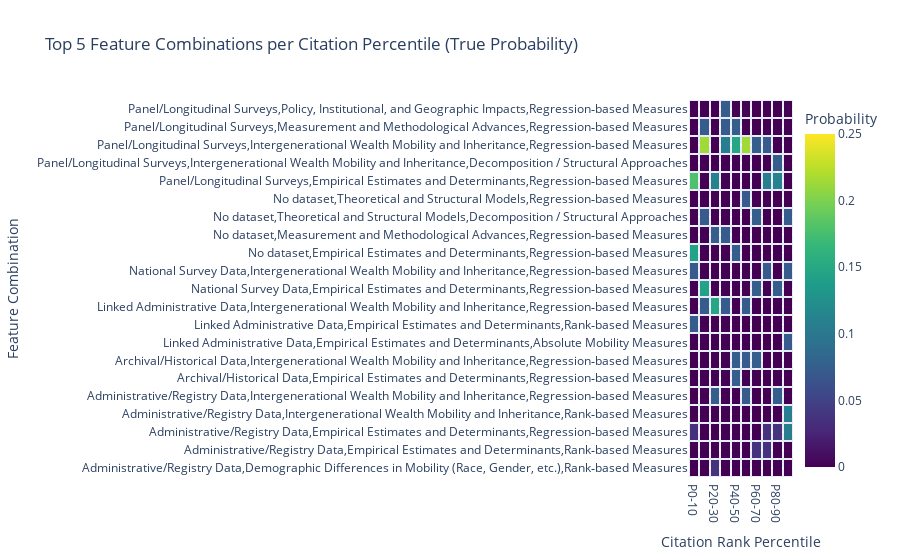

Notebook code for this chart:
### Code cell
citations_617['combined'] = (
    citations_617['data_cat'].astype(str) + ',' +
    citations_617['rq_cat'].astype(str) + ',' +
    citations_617['category_1'].astype(str)
)

combo_counts = (
    citations_617
    .groupby(['percentile_bin', 'combined'], observed=True)
    .size()
    .reset_index(name='count')
)

bin_totals = (
    citations_617
    .groupby('percentile_bin', observed=True)
    .size()
    .reset_index(name='bin_total')
)

combo_counts = combo_counts.merge(bin_totals, on='percentile_bin')
combo_counts['probability'] = combo_counts['count'] / combo_counts['bin_total']

# Select top-N combinations per bin based on true probability
top_n = 5
top_combos = (
    combo_counts
    .sort_values(['percentile_bin', 'probability'], ascending=[True, False])
    .groupby('percentile_bin', observed=True)
    .head(top_n)
)

heatmap_data = pd.pivot_table(
    top_combos,
    values='probability',
    index='combined',
    columns='percentile_bin',
    fill_value=0,
    observed=True
)


fig = go.Figure(
    go.Heatmap(
        z=heatmap_data.values,
        x=heatmap_data.columns.astype(str),
        y=heatmap_data.index,
        colorscale='Viridis',
        showscale=True,
        zmin=0,
        # zmax=heatmap_data.values.max(),
        zmax=0.25,
        xgap=2,
        ygap=2,
        colorbar=dict(title='Probability')
    )
)

fig.update_layout(
    title=f"Top {top_n} Feature Combinations per Citation Percentile (True Probability)",
    xaxis_title="Citation Rank Percentile",
    yaxis_title="Feature Combination",
    # yaxis=dict(showticklabels=False)
)

fig.show()

### Figure 1 — Plotly figure (JSON) as saved in the notebook; plotly's stock layout.template omitted (floating-point values rounded to 4 significant figures; data arrays with more than 128 entries replaced by an {"elided": "..."} marker saying what was removed)
{"data": [{"colorbar": {"title": {"text": "Probability"}}, "colorscale": [[0, "#440154"], [0.1111, "#482878"], [0.2222, "#3e4989"], [0.3333, "#31688e"], [0.4444, "#26828e"], [0.5556, "#1f9e89"], [0.6667, "#35b779"], [0.7778, "#6ece58"], [0.8889, "#b5de2b"], [1, "#fde725"]], "showscale": true, "type": "heatmap", "x": ["P0-10", "P10-20", "P20-30", "P30-40", "P40-50", "P50-60", "P60-70", "P70-80", "P80-90", "P90-100"], "xgap": 2, "y": ["Administrative/Registry Data,Demographic Differences in Mobility (Race, Gender, etc.),Rank‐based Measures", "Administrative/Registry Data,Empirical Estimates and Determinants,Rank‐based Measures", "Administrative/Registry Data,Empirical Estimates and Determinants,Regression‐based Measures", "Administrative/Registry Data,Intergenerational Wealth Mobility and Inheritance,Rank‐based Measures", "Administrative/Registry Data,Intergenerational Wealth Mobility and Inheritance,Regression‐based Measures", "Archival/Historical Data,Empirical Estimates and Determinants,Regression‐based Measures", "Archival/Historical Data,Intergenerational Wealth Mobility and Inheritance,Regression‐based Measures", "Linked Administrative Data,Empirical Estimates and Determinants,Absolute Mobility Measures", "Linked Administrative Data,Empirical Estimates and Determinants,Rank‐based Measures", "Linked Administrative Data,Intergenerational Wealth Mobility and Inheritance,Regression‐based Measures", "National Survey Data,Empirical Estimates and Determinants,Regression‐based Measures", "National Survey Data,Intergenerational Wealth Mobility and Inheritance,Regression‐based Measures", "No dataset,Empirical Estimates and Determinants,Regression‐based Measures", "No dataset,Measurement and Methodological Advances,Regression‐based Measures", "No dataset,Theoretical and Structural Models,Decomposition / Structural Approaches", "No dataset,Theoretical and Structural Models,Regression‐based Measures", "Panel/Longitudinal Surveys,Empirical Estimates and Determinants,Regression‐based Measures", "Panel/Longitudinal Surveys,Intergenerational Wealth Mobility and Inheritance,Decomposition / Structural Approaches", "Panel/Longitudinal Surveys,Intergenerational Wealth Mobility and Inheritance,Regression‐based Measures", "Panel/Longitudinal Surveys,Measurement and Methodological Advances,Regression‐based Measures", "Panel/Longitudinal Surveys,Policy, Institutional, and Geographic Impacts,Regression‐based Measures"], "ygap": 2, "z": {"elided": "21x10 float values"}, "zmax": 0.25, "zmin": 0}], "layout": {"title": {"text": "Top 5 Feature Combinations per Citation Percentile (True Probability)"}, "xaxis": {"title": {"text": "Citation Rank Percentile"}}, "yaxis": {"title": {"text": "Feature Combination"}}}}
